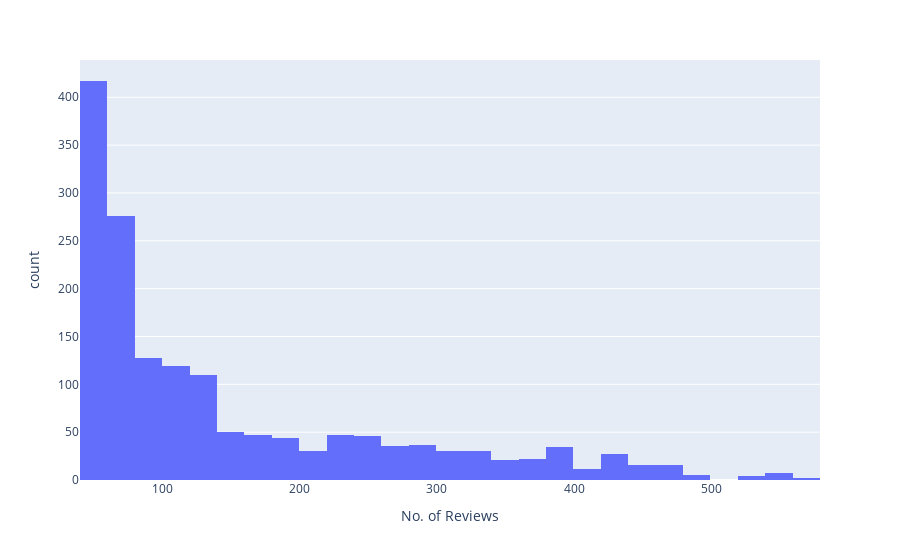

Source (notebook cell):
### Markdown cell above
Most movies have around 148 reviews. Now I will check my data for outliers.

### Code cell
fig1 = px.histogram(rt_df, x='No. of Reviews')
fig1.show()

### Figure 1 — Plotly figure (JSON) as saved in the notebook; plotly's stock layout.template omitted (floating-point values rounded to 4 significant figures; data arrays with more than 128 entries replaced by an {"elided": "..."} marker saying what was removed)
{"data": [{"alignmentgroup": "True", "bingroup": "x", "hovertemplate": "No. of Reviews=%{x}<br>count=%{y}<extra></extra>", "legendgroup": "", "marker": {"color": "#636efa", "pattern": {"shape": ""}}, "name": "", "offsetgroup": "", "orientation": "v", "showlegend": false, "type": "histogram", "x": {"elided": "1612 int values"}, "xaxis": "x", "yaxis": "y"}], "layout": {"barmode": "relative", "legend": {"tracegroupgap": 0}, "margin": {"t": 60}, "xaxis": {"anchor": "y", "domain": [0, 1], "title": {"text": "No. of Reviews"}}, "yaxis": {"anchor": "x", "domain": [0, 1], "title": {"text": "count"}}}}
